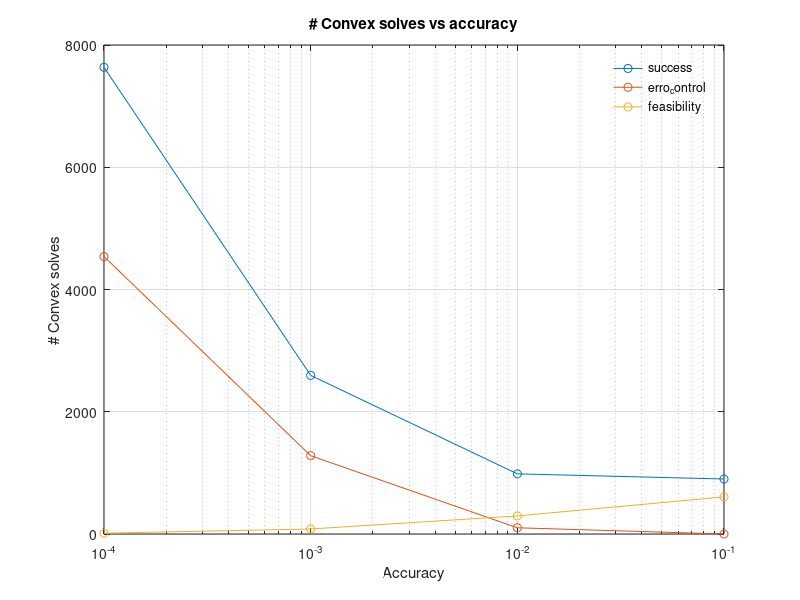

Reproduce this figure in MATLAB.

accuracy      = [1e-1, 1e-2, 1e-3, 1e-4];

% E = 1e7, margin = 1e-3, delta = 1e-4, beta = 1

% Data from 4 piles of 5 spheres.
%success       = [399, 441, 744, 2913];
%error_control = [0, 15, 339, 1392];
%feasibility   = [272, 199, 52, 22]

success       = [900, 984, 2595, 7635];
error_control = [0, 102, 1281, 4539];
feasibility   = [607, 296, 82, 13];

colors = lines(3);


figure("position", [0, 0, 3840, 2160]);
semilogx(accuracy, success, '-o', 'Color', colors(1, :), 'DisplayName', 'success');
hold on;
semilogx(accuracy, error_control, '-o', 'Color', colors(2, :), 'DisplayName', 'erro_control');
hold on;
semilogx(accuracy, feasibility, '-o', 'Color', colors(3, :), 'DisplayName', 'feasibility');
hold on;
xlabel('Accuracy'); ylabel('# Convex solves');
title('# Convex solves vs accuracy');
legend('show'); legend('location', 'best', 'box', 'off');
grid on; box on;
